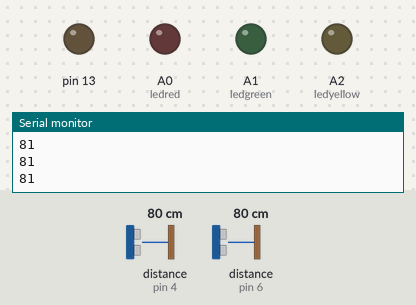
Bench run of a sketch on a simulated Arduino Uno, built with avr-gcc and run on an emulated ATmega328P. Parts: output pins drawn as LEDs (lit = HIGH), the last lines printed to the serial monitor. Wiring (inferred from the names in the program): 2 × ultrasonic range finder: trigger pin 2, echo pin 4 / trigger pin 5, echo pin 6. The test bench sets the inputs (shaded band); at power-on: distance to the obstacle (sensors on pin 4, pin 6) 80 cm. The echo pulse lasts 58.3 µs per cm; pins used as bus, display or sensor lines are not drawn.

Above: at 1.8 s.
1.9 s: distance to the obstacle (sensor on pin 4) set to 22 cm
4.2 s: distance to the obstacle (sensor on pin 4) set to 18 cm
At 6.5 s:
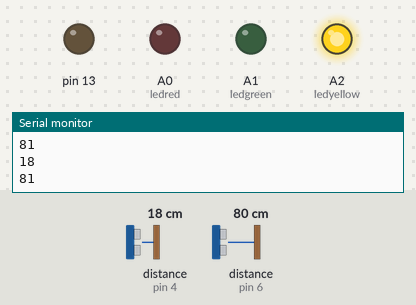
7.5 s: distance to the obstacle (sensor on pin 6) set to 17 cm
10.2 s: distance to the obstacle (sensor on pin 6) set to 12 cm
At 12.5 s:
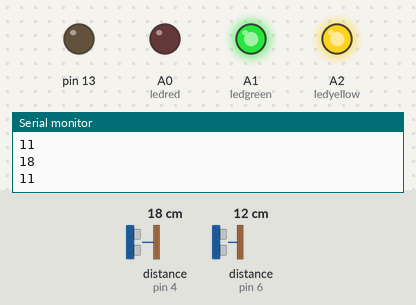
13.6 s: distance to the obstacle (sensor on pin 4) set to 12 cm
15.3 s: distance to the obstacle (sensor on pin 4) set to 9 cm
At 17.5 s:
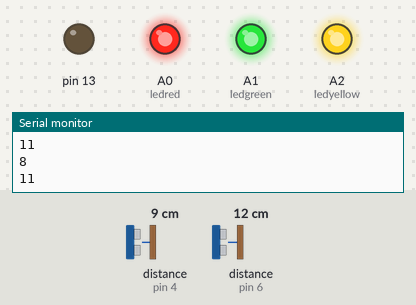
Timing chart, 0 to 18.6 s (numbered marks = the images above; inputs shaded):
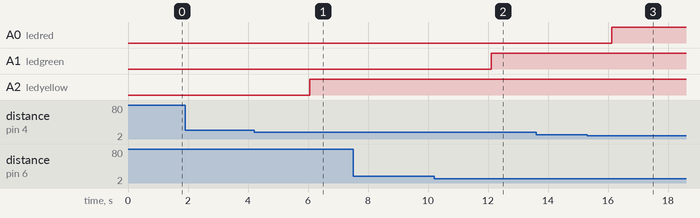

Measured:
- the behaviour switches between 20 and 19 cm on distance to the obstacle (sensor on pin 4) (found by bisection; images 0 and 1)
- the behaviour switches between 15 and 14 cm on distance to the obstacle (sensor on pin 6) (found by bisection; images 1 and 2)
- the behaviour switches between 11 and 10 cm on distance to the obstacle (sensor on pin 4) (found by bisection; images 2 and 3)
- after the input at 4.2 s, A2 (ledyellow): LOW → HIGH after 1.9 s
- after the input at 10.2 s, A1 (ledgreen): LOW → HIGH after 1.9 s
- after the input at 15.3 s, A0 (ledred): LOW → HIGH after 0.82 s

The sketch:

DOUBLEULTRASONIC.ino
```cpp
const int trig1 =2;
const int echo1 = 4;
const int trig2 =5;
const int echo2 = 6;


const int ledred = A0;
const int ledgreen = A1;
const int ledyellow = A2;

unsigned long duration1 = 0;
int distance1 = 0;
unsigned long duration2 = 0;
int distance2 = 0;


void setup() {
  // put your setup code here, to run once:
  pinMode(trig1 , OUTPUT);
  pinMode(echo1 , INPUT);
  pinMode(trig2 , OUTPUT);
  pinMode(echo2 , INPUT);

  pinMode(ledred, OUTPUT);
  pinMode(ledgreen, OUTPUT);
  pinMode(ledyellow, OUTPUT);
  pinMode(13, OUTPUT);


  Serial.begin(9600);

}

void loop() {
  // put your main code here, to run repeatedly:
  digitalWrite(trig1 , HIGH);
  delayMicroseconds(1000);
  digitalWrite(trig1 , LOW);

  duration1 = pulseIn(echo1 , HIGH);
  distance1 = (duration1/2)/28.5;
  Serial.println(distance1);

  digitalWrite(trig2 , HIGH);
  delayMicroseconds(1000);
  digitalWrite(trig2 , LOW);

  duration2 = pulseIn(echo2 , HIGH);
  distance2 = (duration2/2)/28.5;
  Serial.println(distance2);


  if(distance1 < 10 || distance2 < 10)
  {
    digitalWrite(ledred, 255);
    pinMode(13, LOW);
    delay(1000);
  }
  else
  {
    digitalWrite(ledred, 0);
    pinMode(13, HIGH);
    delay(1000);
  }

  if(distance1 < 15 || distance2 < 15)
  {
    digitalWrite(ledgreen, 255);
  }
  else
  {
    digitalWrite(ledgreen,0 );
  }

  if(distance1 < 20 || distance2 < 20)
  {
    digitalWrite(ledyellow, 255);
  }
  else
  {
    digitalWrite(ledyellow, 0);
  }


}
```
